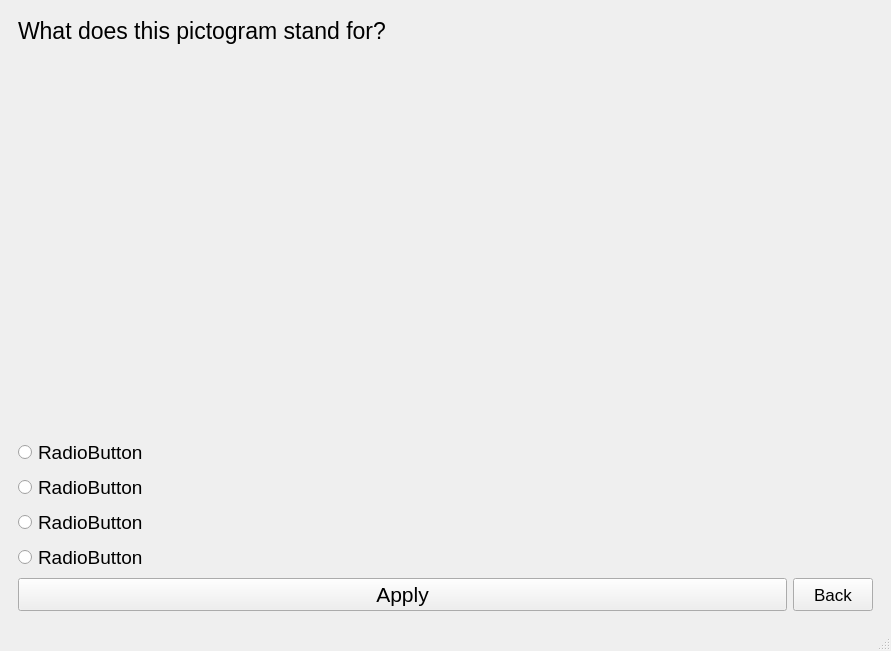
<?xml version="1.0" encoding="UTF-8"?>
<ui version="4.0">
 <class>MainWindow</class>
 <widget class="QMainWindow" name="MainWindow">
  <property name="geometry">
   <rect>
    <x>0</x>
    <y>0</y>
    <width>891</width>
    <height>651</height>
   </rect>
  </property>
  <property name="windowTitle">
   <string>ADR Quiz</string>
  </property>
  <widget class="QWidget" name="centralwidget">
   <layout class="QGridLayout" name="gridLayout">
    <item row="0" column="0">
     <widget class="QStackedWidget" name="stackedWidget">
      <property name="currentIndex">
       <number>1</number>
      </property>
      <widget class="QWidget" name="page">
       <layout class="QGridLayout" name="gridLayout_2">
        <item row="3" column="0">
         <layout class="QHBoxLayout" name="horizontalLayout">
          <item>
           <widget class="QPushButton" name="pushButton_pics">
            <property name="font">
             <font>
              <pointsize>18</pointsize>
             </font>
            </property>
            <property name="text">
             <string>Pictures</string>
            </property>
           </widget>
          </item>
          <item>
           <widget class="QPushButton" name="pushButton_nums">
            <property name="font">
             <font>
              <pointsize>18</pointsize>
             </font>
            </property>
            <property name="text">
             <string>Numbers</string>
            </property>
           </widget>
          </item>
         </layout>
        </item>
        <item row="1" column="0">
         <widget class="QLabel" name="label_2">
          <property name="sizePolicy">
           <sizepolicy hsizetype="Preferred" vsizetype="MinimumExpanding">
            <horstretch>0</horstretch>
            <verstretch>0</verstretch>
           </sizepolicy>
          </property>
          <property name="font">
           <font>
            <pointsize>72</pointsize>
           </font>
          </property>
          <property name="text">
           <string>ADR Quiz</string>
          </property>
          <property name="alignment">
           <set>Qt::AlignCenter</set>
          </property>
         </widget>
        </item>
        <item row="0" column="0">
         <widget class="QLabel" name="label">
          <property name="sizePolicy">
           <sizepolicy hsizetype="Preferred" vsizetype="Maximum">
            <horstretch>0</horstretch>
            <verstretch>0</verstretch>
           </sizepolicy>
          </property>
          <property name="font">
           <font>
            <pointsize>17</pointsize>
           </font>
          </property>
          <property name="text">
           <string>Accord européen relatif au transport international des marchandises Dangereuses par Route</string>
          </property>
          <property name="textFormat">
           <enum>Qt::RichText</enum>
          </property>
          <property name="scaledContents">
           <bool>false</bool>
          </property>
          <property name="alignment">
           <set>Qt::AlignCenter</set>
          </property>
          <property name="wordWrap">
           <bool>true</bool>
          </property>
         </widget>
        </item>
       </layout>
      </widget>
      <widget class="QWidget" name="page_2">
       <layout class="QGridLayout" name="gridLayout_3">
        <item row="3" column="0">
         <layout class="QVBoxLayout" name="verticalLayout">
          <item>
           <widget class="QRadioButton" name="radioButton">
            <property name="font">
             <font>
              <pointsize>14</pointsize>
             </font>
            </property>
            <property name="text">
             <string>RadioButton</string>
            </property>
           </widget>
          </item>
          <item>
           <widget class="QRadioButton" name="radioButton_2">
            <property name="font">
             <font>
              <pointsize>14</pointsize>
             </font>
            </property>
            <property name="text">
             <string>RadioButton</string>
            </property>
           </widget>
          </item>
          <item>
           <widget class="QRadioButton" name="radioButton_3">
            <property name="font">
             <font>
              <pointsize>14</pointsize>
             </font>
            </property>
            <property name="text">
             <string>RadioButton</string>
            </property>
           </widget>
          </item>
          <item>
           <widget class="QRadioButton" name="radioButton_4">
            <property name="font">
             <font>
              <pointsize>14</pointsize>
             </font>
            </property>
            <property name="text">
             <string>RadioButton</string>
            </property>
           </widget>
          </item>
         </layout>
        </item>
        <item row="0" column="0">
         <widget class="QLabel" name="label_quest_1">
          <property name="font">
           <font>
            <pointsize>17</pointsize>
           </font>
          </property>
          <property name="text">
           <string>What does this pictogram stand for?</string>
          </property>
         </widget>
        </item>
        <item row="2" column="0">
         <widget class="QLabel" name="label_picnum">
          <property name="sizePolicy">
           <sizepolicy hsizetype="Preferred" vsizetype="MinimumExpanding">
            <horstretch>0</horstretch>
            <verstretch>0</verstretch>
           </sizepolicy>
          </property>
          <property name="font">
           <font>
            <pointsize>72</pointsize>
           </font>
          </property>
          <property name="styleSheet">
           <string notr="true"/>
          </property>
          <property name="text">
           <string/>
          </property>
          <property name="alignment">
           <set>Qt::AlignCenter</set>
          </property>
         </widget>
        </item>
        <item row="4" column="0">
         <layout class="QHBoxLayout" name="horizontalLayout_2">
          <item>
           <widget class="QPushButton" name="pushButton">
            <property name="font">
             <font>
              <pointsize>16</pointsize>
             </font>
            </property>
            <property name="text">
             <string>Apply</string>
            </property>
           </widget>
          </item>
          <item>
           <widget class="QPushButton" name="pushButton_2">
            <property name="sizePolicy">
             <sizepolicy hsizetype="Maximum" vsizetype="Minimum">
              <horstretch>0</horstretch>
              <verstretch>0</verstretch>
             </sizepolicy>
            </property>
            <property name="font">
             <font>
              <pointsize>13</pointsize>
             </font>
            </property>
            <property name="text">
             <string>Back</string>
            </property>
           </widget>
          </item>
         </layout>
        </item>
       </layout>
      </widget>
     </widget>
    </item>
   </layout>
  </widget>
  <widget class="QMenuBar" name="menubar">
   <property name="geometry">
    <rect>
     <x>0</x>
     <y>0</y>
     <width>891</width>
     <height>22</height>
    </rect>
   </property>
  </widget>
  <widget class="QStatusBar" name="statusbar"/>
 </widget>
 <resources/>
 <connections/>
</ui>
